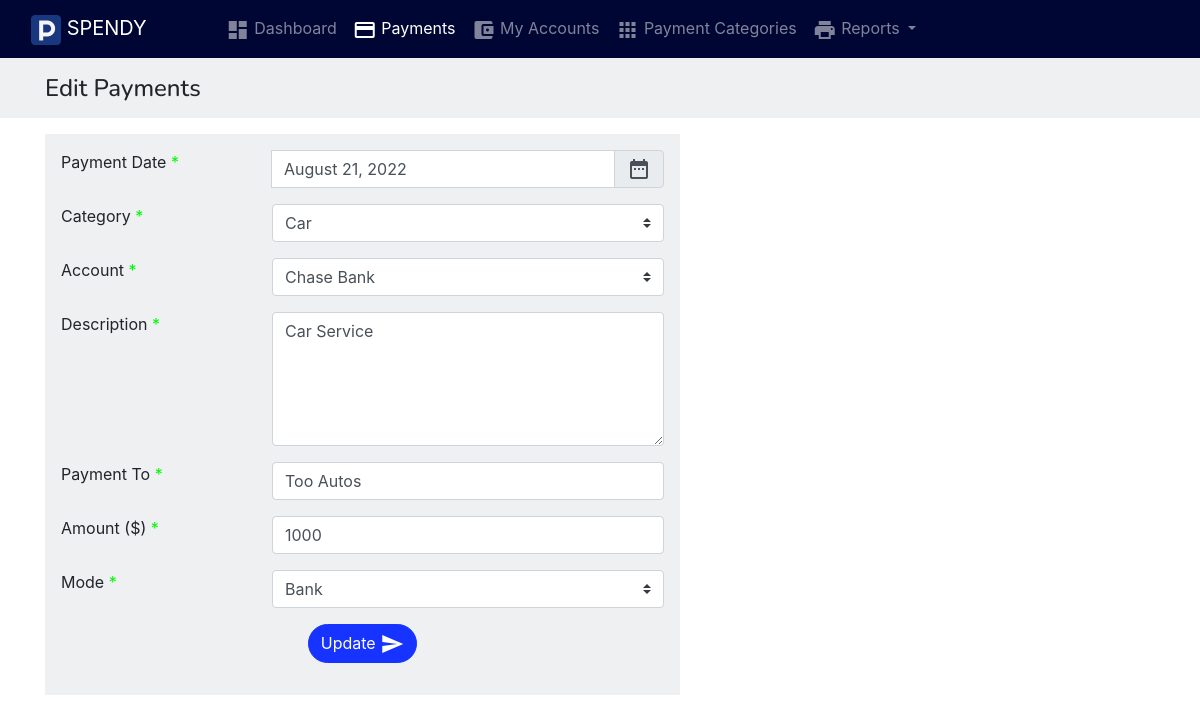
Page /payments/edit/2 on the committed database.
### tables this page shows
CREATE TABLE `payments` (
  `id` int(11) NOT NULL,
  `payement_date` date DEFAULT NULL,
  `category_id` int(11) NOT NULL,
  `account_id` int(11) NOT NULL,
  `description` text NOT NULL,
  `payment_to` text NOT NULL,
  `mode` text NOT NULL,
  `amount` double NOT NULL,
  `date_created` datetime DEFAULT NULL,
  `date_updated` datetime DEFAULT NULL
);

### app/views/partials/payments/edit.php (the view, shortened to what the rows shown need)
<?php
$comp_model = new SharedController;
$page_element_id = "edit-page-" . random_str();
$current_page = $this->set_current_page_link();
$data = $this->view_data;
$show_header = $this->show_header;
?>
<section class="page" id="<?php echo $page_element_id; ?>" data-page-type="edit"  data-display-type="" data-page-url="<?php print_link($current_page); ?>">
    <?php
    if( $show_header == true ){
    ?>
    <div  class="bg-light p-3 mb-3">
        <div class="container">
            <div class="row ">
                <div class="col ">
                    <h4 class="record-title">Edit  Payments</h4>
                </div>
            </div>
        </div>
    </div>
    <?php
    }
    ?>
    <div  class="">
        <div class="container">
            <div class="row ">
                <div class="col-md-7 comp-grid">
                    <div  class="bg-light p-3 animated fadeIn page-content">
                        <form novalidate  id="" role="form" enctype="multipart/form-data"  class="form page-form form-horizontal needs-validation" action="" method="post">
                            <div>
                                <div class="form-group ">
                                    <div class="row">
                                        <div class="col-sm-4">
                                            <label class="control-label" for="payement_date">Payment Date <span class="text-danger">*</span></label>
                                        </div>
                                        <div class="col-sm-8">
                                            <div class="input-group">
                                                    <div class="input-group-append">
                                                        <span class="input-group-text"><i class="material-icons">date_range</i></span>
                                                    </div>
                                                </div>
                                            </div>
                                        </div>
                                    </div>
                                    <div class="form-group ">
                                        <div class="row">
                                            <div class="col-sm-4">
                                                <label class="control-label" for="category_id">Category <span class="text-danger">*</span></label>
                                            </div>
                                            <div class="col-sm-8">
                                                <div class="">
                                                    <select required=""  id="ctrl-category_id" name="category_id"  placeholder="Select a value ..."    class="custom-select" >
                                                        <?php
                                                        $rec = $data['category_id'];
                                                        $category_id_options = $comp_model -> payments_category_id_option_list();
                                                        if(!empty($category_id_options)){
                                                        foreach($category_id_options as $option){
                                                        $value = (!empty($option['value']) ? $option['value'] : null);
                                                        $label = (!empty($option['label']) ? $option['label'] : $value);
                                                        $selected = ( $value == $rec ? 'selected' : null );
                                                        ?>
                                                        <option
                                                            <?php echo $selected; ?> value="<?php echo $value; ?>"><?php echo $label; ?>
                                                        </option>
                                                        <?php
                                                        }
                                                        }
                                                        ?>
                                                    </select>
                                                </div>
                                            </div>
                                        </div>
                                    </div>
                                    <div class="form-group ">
                                        <div class="row">
                                            <div class="col-sm-4">
                                                <label class="control-label" for="account_id">Account <span class="text-danger">*</span></label>
                                            </div>
                                            <div class="col-sm-8">
                                                <div class="">
                                                    <select required=""  id="ctrl-account_id" name="account_id"  placeholder="Select a value ..."    class="custom-select" >
                                                        <?php
                                                        $rec = $data['account_id'];
                                                        $account_id_options = $comp_model -> payments_account_id_option_list();
                                                        if(!empty($account_id_options)){
                                                        foreach($account_id_options as $option){
                                                        $value = (!empty($option['value']) ? $option['value'] : null);
                                                        $label = (!empty($option['label']) ? $option['label'] : $value);
                                                        $selected = ( $value == $rec ? 'selected' : null );
                                                        ?>
                                                        <option
                                                            <?php echo $selected; ?> value="<?php echo $value; ?>"><?php echo $label; ?>
                                                        </option>
                                                        <?php
                                                        }
                                                        }
                                                        ?>
                                                    </select>
                                                </div>
                                            </div>
                                        </div>
                                    </div>
                                    <div class="form-group ">
                                        <div class="row">
                                            <div class="col-sm-4">
                                                <label class="control-label" for="description">Description <span class="text-danger">*</span></label>
                                            </div>
                                            <div class="col-sm-8">
                                                <div class="">
                                                    <textarea placeholder="Enter Description" id="ctrl-description"  required="" rows="5" name="description" class=" form-control"><?php  echo $data['description']; ?></textarea>
                                                </div>
                                            </div>
                                        </div>
                                    </div>
                                    <div class="form-group ">
                                        <div class="row">
                                            <div class="col-sm-4">
                                                <label class="control-label" for="payment_to">Payment To <span class="text-danger">*</span></label>
                                            </div>
                                            <div class="col-sm-8">
                                                <div class="">
                                                    <input id="ctrl-payment_to"  value="<?php  echo $data['payment_to']; ?>" type="text" placeholder="Enter Payment To"  required="" name="payment_to"  class="form-control " />
                                                    </div>
                                                </div>
                                            </div>
                                        </div>
                                        <div class="form-group ">
                                            <div class="row">
                                                <div class="col-sm-4">
                                                    <label class="control-label" for="amount">Amount ($) <span class="text-danger">*</span></label>
                                                </div>
                                                <div class="col-sm-8">
                                                    <div class="">
                                                        <input id="ctrl-amount"  value="<?php  echo $data['amount']; ?>" type="number" placeholder="Enter Amount ($)" min="1" step="0.1"  required="" name="amount"  class="form-control " />
                                                        </div>
                                                    </div>
                                                </div>
                                            </div>
                                            <div class="form-group ">
                                                <div class="row">
                                                    <div class="col-sm-4">
                                                        <label class="control-label" for="mode">Mode <span class="text-danger">*</span></label>
                                                    </div>
                                                    <div class="col-sm-8">
                                                        <div class="">
                                                            <select required=""  id="ctrl-mode" name="mode"  placeholder="Select a value ..."    class="custom-select" >
                                                                <?php
                                                                $mode_options = Menu :: $mode;
                                                                $field_value = $data['mode'];
                                                                if(!empty($mode_options)){
                                                                foreach($mode_options as $option){
                                                                $value = $option['value'];
                                                                $label = $option['label'];
                                                                $selected = ( $value == $field_value ? 'selected' : null );
                                                                ?>
                                                                <option <?php echo $selected ?> value="<?php echo $value ?>">
                                                                    <?php echo $label ?>
                                                                </option>
                                                                <?php
                                                                }
                                                                }
                                                                ?>
                                                            </select>
                                                        </div>
                                                    </div>
                                                </div>
                                            </div>
                                        </div>
                                        <div class="form-group text-center">
                                            <button class="btn btn-primary" type="submit">
                                                Update
                                                <i class="material-icons">send</i>
                                            </button>
                                        </div>
                                    </form>
                                </div>
                            </div>
                        </div>
                    </div>
                </div>
            </section>

### rows in the picture
payments: description "Car Service", payment_to "Too Autos", amount "1000"

### other values in the picture
SITE_NAME "SPENDY"
$menuobj['label'] "Dashboard"
$menuobj['label'] "Payments"
$menuobj['label'] "My Accounts"
$menuobj['label'] "Payment Categories"
$menuobj['label'] "Reports"
form field category_id "Car"
form field account_id "Chase Bank"
form field mode "Bank"
